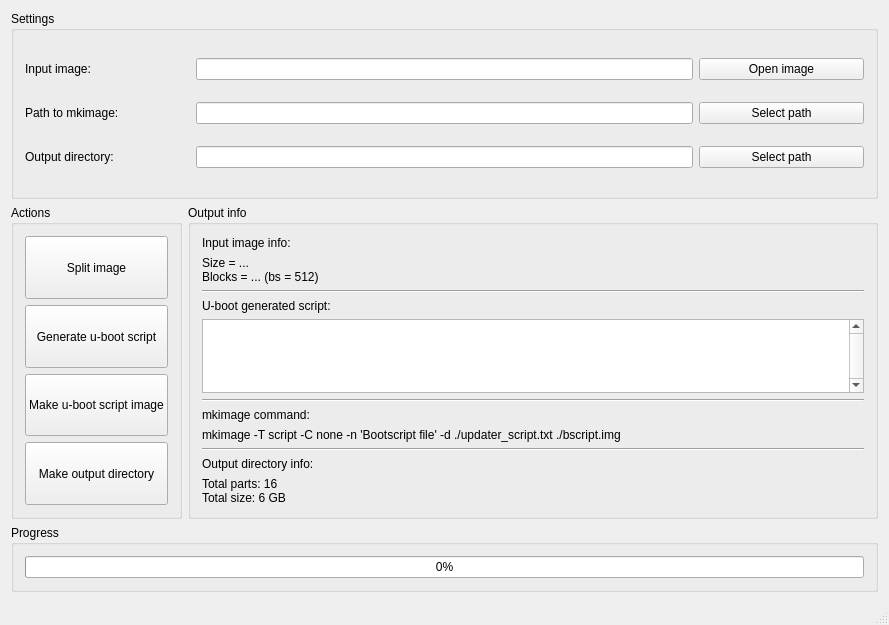
<?xml version="1.0" encoding="UTF-8"?>
<ui version="4.0">
 <class>MainWindow</class>
 <widget class="QMainWindow" name="MainWindow">
  <property name="geometry">
   <rect>
    <x>0</x>
    <y>0</y>
    <width>889</width>
    <height>625</height>
   </rect>
  </property>
  <property name="windowTitle">
   <string>U-boot update generator</string>
  </property>
  <widget class="QWidget" name="centralWidget">
   <layout class="QVBoxLayout" name="verticalLayout_7" stretch="3,5,1">
    <item>
     <widget class="QGroupBox" name="imageGroupBox">
      <property name="title">
       <string>Settings</string>
      </property>
      <layout class="QVBoxLayout" name="verticalLayout_6">
       <item>
        <layout class="QHBoxLayout" name="horizontalLayout_8" stretch="1,3,1">
         <item>
          <widget class="QLabel" name="inputImageLabel">
           <property name="text">
            <string>Input image:</string>
           </property>
          </widget>
         </item>
         <item>
          <widget class="QLineEdit" name="inputImagePath">
           <property name="sizePolicy">
            <sizepolicy hsizetype="Preferred" vsizetype="Fixed">
             <horstretch>0</horstretch>
             <verstretch>0</verstretch>
            </sizepolicy>
           </property>
          </widget>
         </item>
         <item>
          <widget class="QPushButton" name="openImageButton">
           <property name="text">
            <string>Open image</string>
           </property>
          </widget>
         </item>
        </layout>
       </item>
       <item>
        <layout class="QHBoxLayout" name="horizontalLayout_9" stretch="1,3,1">
         <item>
          <widget class="QLabel" name="mkimagePathLabel">
           <property name="text">
            <string>Path to mkimage:</string>
           </property>
          </widget>
         </item>
         <item>
          <widget class="QLineEdit" name="mkimagePath">
           <property name="sizePolicy">
            <sizepolicy hsizetype="Preferred" vsizetype="Fixed">
             <horstretch>0</horstretch>
             <verstretch>0</verstretch>
            </sizepolicy>
           </property>
          </widget>
         </item>
         <item>
          <widget class="QPushButton" name="openMkimage">
           <property name="text">
            <string>Select path</string>
           </property>
          </widget>
         </item>
        </layout>
       </item>
       <item>
        <layout class="QHBoxLayout" name="horizontalLayout_10" stretch="1,3,1">
         <item>
          <widget class="QLabel" name="outputPathLabel">
           <property name="text">
            <string>Output directory:</string>
           </property>
          </widget>
         </item>
         <item>
          <widget class="QLineEdit" name="outputPath">
           <property name="sizePolicy">
            <sizepolicy hsizetype="Preferred" vsizetype="Fixed">
             <horstretch>0</horstretch>
             <verstretch>0</verstretch>
            </sizepolicy>
           </property>
          </widget>
         </item>
         <item>
          <widget class="QPushButton" name="selectOutputDirectoryButton">
           <property name="text">
            <string>Select path</string>
           </property>
          </widget>
         </item>
        </layout>
       </item>
      </layout>
     </widget>
    </item>
    <item>
     <layout class="QHBoxLayout" name="horizontalLayout_3">
      <property name="bottomMargin">
       <number>0</number>
      </property>
      <item>
       <widget class="QGroupBox" name="actionsGroupBox">
        <property name="title">
         <string>Actions</string>
        </property>
        <layout class="QVBoxLayout" name="verticalLayout_5">
         <item>
          <layout class="QHBoxLayout" name="horizontalLayout_4">
           <item>
            <widget class="QPushButton" name="splitImageButton">
             <property name="sizePolicy">
              <sizepolicy hsizetype="Preferred" vsizetype="Preferred">
               <horstretch>0</horstretch>
               <verstretch>0</verstretch>
              </sizepolicy>
             </property>
             <property name="focusPolicy">
              <enum>Qt::StrongFocus</enum>
             </property>
             <property name="text">
              <string>Split image</string>
             </property>
            </widget>
           </item>
          </layout>
         </item>
         <item>
          <layout class="QHBoxLayout" name="horizontalLayout_5">
           <item>
            <widget class="QPushButton" name="generateScriptButton">
             <property name="sizePolicy">
              <sizepolicy hsizetype="Preferred" vsizetype="Preferred">
               <horstretch>0</horstretch>
               <verstretch>0</verstretch>
              </sizepolicy>
             </property>
             <property name="focusPolicy">
              <enum>Qt::StrongFocus</enum>
             </property>
             <property name="text">
              <string>Generate u-boot script</string>
             </property>
            </widget>
           </item>
          </layout>
         </item>
         <item>
          <layout class="QHBoxLayout" name="horizontalLayout_6">
           <item>
            <widget class="QPushButton" name="mkimageScript">
             <property name="sizePolicy">
              <sizepolicy hsizetype="Preferred" vsizetype="Preferred">
               <horstretch>0</horstretch>
               <verstretch>0</verstretch>
              </sizepolicy>
             </property>
             <property name="text">
              <string>Make u-boot script image</string>
             </property>
            </widget>
           </item>
          </layout>
         </item>
         <item>
          <layout class="QHBoxLayout" name="horizontalLayout_7">
           <item>
            <widget class="QPushButton" name="makeOutputDirectory">
             <property name="sizePolicy">
              <sizepolicy hsizetype="Preferred" vsizetype="Preferred">
               <horstretch>0</horstretch>
               <verstretch>0</verstretch>
              </sizepolicy>
             </property>
             <property name="text">
              <string>Make output directory</string>
             </property>
            </widget>
           </item>
          </layout>
         </item>
        </layout>
       </widget>
      </item>
      <item>
       <widget class="QGroupBox" name="outputGroupBox">
        <property name="title">
         <string>Output info</string>
        </property>
        <layout class="QVBoxLayout" name="verticalLayout_4">
         <item>
          <layout class="QVBoxLayout" name="verticalLayout_2">
           <property name="bottomMargin">
            <number>0</number>
           </property>
           <item>
            <widget class="QLabel" name="imageInfoLabel">
             <property name="text">
              <string>Input image info:</string>
             </property>
            </widget>
           </item>
           <item>
            <widget class="QLabel" name="inputImageInfo">
             <property name="text">
              <string>Size = ...
Blocks = ... (bs = 512)</string>
             </property>
            </widget>
           </item>
          </layout>
         </item>
         <item>
          <widget class="Line" name="line">
           <property name="orientation">
            <enum>Qt::Horizontal</enum>
           </property>
          </widget>
         </item>
         <item>
          <layout class="QVBoxLayout" name="verticalLayout">
           <property name="bottomMargin">
            <number>0</number>
           </property>
           <item>
            <widget class="QLabel" name="label_2">
             <property name="text">
              <string>U-boot generated script:</string>
             </property>
            </widget>
           </item>
           <item>
            <widget class="QPlainTextEdit" name="scriptTextEdit">
             <property name="verticalScrollBarPolicy">
              <enum>Qt::ScrollBarAlwaysOn</enum>
             </property>
             <property name="horizontalScrollBarPolicy">
              <enum>Qt::ScrollBarAsNeeded</enum>
             </property>
            </widget>
           </item>
          </layout>
         </item>
         <item>
          <widget class="Line" name="line_2">
           <property name="orientation">
            <enum>Qt::Horizontal</enum>
           </property>
          </widget>
         </item>
         <item>
          <layout class="QVBoxLayout" name="verticalLayout_3">
           <property name="bottomMargin">
            <number>0</number>
           </property>
           <item>
            <widget class="QLabel" name="mkimageInfoLabel">
             <property name="text">
              <string>mkimage command:</string>
             </property>
            </widget>
           </item>
           <item>
            <widget class="QLabel" name="mkimageCommand">
             <property name="text">
              <string>mkimage -T script -C none -n 'Bootscript file' -d ./updater_script.txt ./bscript.img</string>
             </property>
            </widget>
           </item>
          </layout>
         </item>
         <item>
          <widget class="Line" name="line_3">
           <property name="orientation">
            <enum>Qt::Horizontal</enum>
           </property>
          </widget>
         </item>
         <item>
          <layout class="QVBoxLayout" name="verticalLayout_8">
           <property name="bottomMargin">
            <number>0</number>
           </property>
           <item>
            <widget class="QLabel" name="outputDirectoryInfo">
             <property name="text">
              <string>Output directory info:</string>
             </property>
            </widget>
           </item>
           <item>
            <widget class="QLabel" name="label_4">
             <property name="text">
              <string>Total parts: 16
Total size: 6 GB</string>
             </property>
            </widget>
           </item>
          </layout>
         </item>
        </layout>
       </widget>
      </item>
     </layout>
    </item>
    <item>
     <widget class="QGroupBox" name="progressGroupBox">
      <property name="title">
       <string>Progress</string>
      </property>
      <layout class="QHBoxLayout" name="horizontalLayout_11">
       <item>
        <widget class="QProgressBar" name="progressBar">
         <property name="value">
          <number>0</number>
         </property>
        </widget>
       </item>
      </layout>
     </widget>
    </item>
   </layout>
  </widget>
  <widget class="QStatusBar" name="statusBar"/>
 </widget>
 <layoutdefault spacing="6" margin="11"/>
 <resources/>
 <connections/>
</ui>
